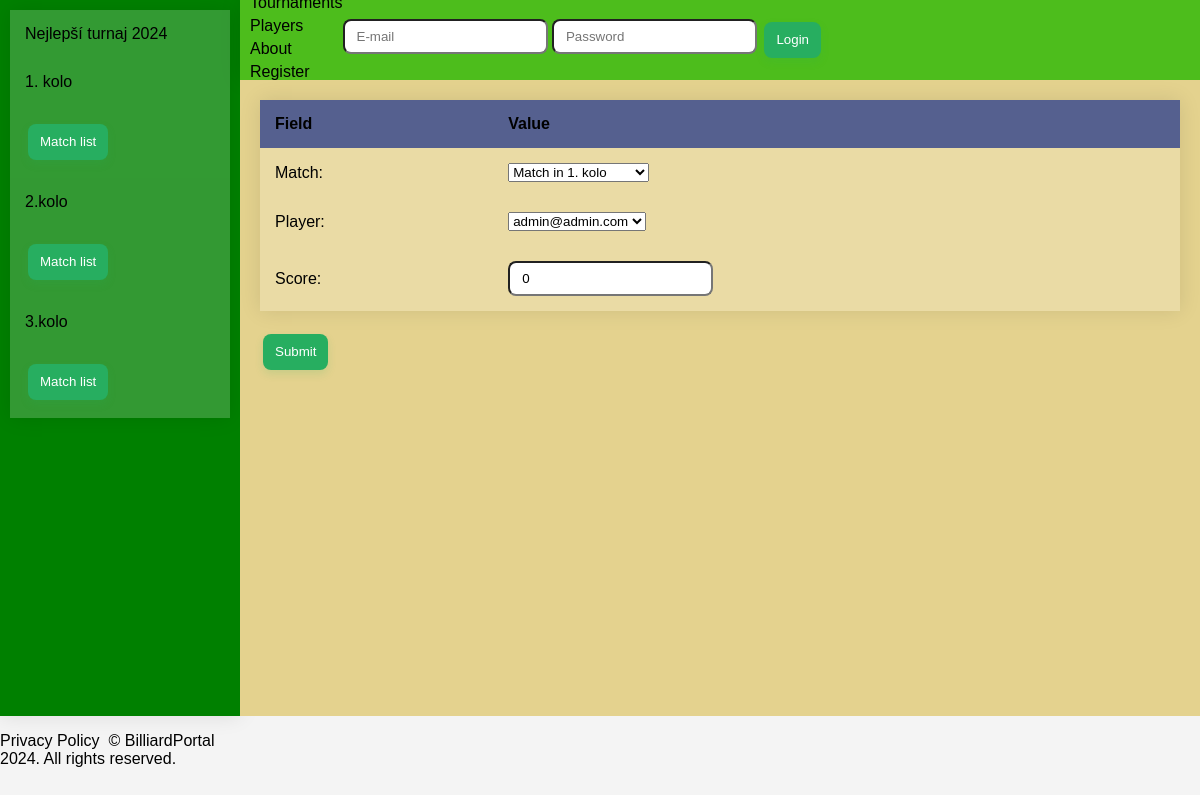
Screenshot of /tournament/1/3/10/playerscore/update/ with the database file from the repository.
### tournaments/models.py (models this page shows, shortened)
class Tournament(models.Model):
    name = models.CharField(max_length=255)
    start_date = models.DateTimeField()
    end_date = models.DateTimeField()
    attachment = models.FileField(upload_to='attachments/', blank=True, null=True)
    organizers = models.ManyToManyField(Player, related_name='organized_tournaments')
    players = models.ManyToManyField(Player, related_name='participating_tournaments')

class Round(models.Model):
    name = models.CharField(max_length=255)
    attachment = models.FileField(upload_to='attachments/', blank=True, null=True)
    tournament = models.ForeignKey(Tournament, related_name='rounds', on_delete=models.CASCADE)

class PlayerScore(models.Model):
    match = models.ForeignKey(Match, related_name='match_players', on_delete=models.CASCADE)
    player = models.ForeignKey(Player, related_name='player_matches', on_delete=models.CASCADE)
    score = models.IntegerField(default=0, null=False)
    class Meta:
        constraints = [
            models.UniqueConstraint(fields=['match', 'player'], name='unique_match_player')
        ]

### tournaments/views.py (the view, shortened to what this page needs)
# urls.py: path('<int:tournament_pk>/<int:round_pk>/<int:match_pk>/playerscore/update/', PlayerScoreUpdateView.as_view(template_name="./tournament/playerscore.html"), name='playerscore_update'),
class PlayerScoreUpdateView(ContextMixin, UpdateView):
    model = PlayerScore
    form_class = PlayerScoreForm
    def dispatch(self, request, *args, **kwargs):
        match_pk = self.kwargs.get('match_pk')
        self.playerscores = PlayerScore.objects.filter(match_id=match_pk)
        playerscore_count = self.playerscores.count()
        if playerscore_count < 2:
            return HttpResponseRedirect(reverse('playerscore_create', kwargs={
                'tournament_pk': self.kwargs['tournament_pk'],
                'round_pk': self.kwargs['round_pk'],
                'match_pk': match_pk
            }))
        if 'counter' not in request.session:
            request.session['counter'] = 0
        return super().dispatch(request, *args, **kwargs)
    def get_object(self, queryset=None):
        counter = self.request.session['counter']
        if counter == 0:
            return self.playerscores.first()
        elif counter == 1:
            return self.playerscores.last()
        return super().get_object(queryset)
    def get_initial(self):
        initial = super().get_initial()
        initial['match'] = self.object.match
        return initial

### tournaments/forms.py
class PlayerScoreForm(forms.ModelForm):
    class Meta:
        model = PlayerScore
        fields = ['match', 'player', 'score']
        widgets = {
            'match': forms.Select(attrs={'readonly': 'readonly'}),
        }

### tournaments/models.py (called while the page is built)
    def __str__(self):
        return f"Match in {self.round.name}"

### templates/tournament/playerscore.html (shortened to what this page needs)
{% extends "base.html" %}
{% block main_space %}
<form method="post">
    <table>
        <thead>
            <tr>
                <th class="l">Field</th>
                <th class="r">Value</th>
            </tr>
        </thead>
        <tbody>
            <tr>
                {% for field in form %}
                    <tr>
                        <td class="l">{{ field.label_tag }}</td>
                        <td class="r">
                            {{ field }}
                        </td>
                    </tr>
                {% endfor %}
            </tr>
        </tbody>
    </table>
    <button class="button-68" type="submit">Submit</button>
</form>
{% endblock main_space %}

### templates/sidebar.html (shortened to what this page needs)
{% if 'update' in request.path %}
    {% url 'tournament_update' tournament.id as tournament_url %}
{% else %}
    {% url 'tournament_detail' tournament.id as tournament_url %}
{% endif %}
<nav>
    {% if tournament %}
    <table>
        <tbody>
            <tr>
                <td colspan="2"><a href="{{ tournament_url }}">{{ tournament.name }}</a></td>
            </tr>
            {% for round_item in rounds %}
                {% if 'update' in request.path %}
                    {% url 'roundmatch_update' tournament.id round_item.id as round_url %}
                {% else %}
                    {% url 'round_detail' tournament.id round_item.id as round_url %}
                {% endif %}
                <tr>
                    <td colspan="2"><a href="{{ round_url }}">{{ round_item.name }}</a></td>
                </tr>
                <tr>
                    <td><a href="{% url 'match_list' tournament.id round_item.id %}"><button class="button-68" type="button">Match list</button></a></td>
                </tr>
            {% endfor %}
        </tbody>
    </table>
    {% endif %}
</nav>

### static/style.css (style rules this page uses)
body { height: 98vh; display: grid; grid-template-columns: 20vw 1fr; grid-template-rows: 10vh 1fr; font-family: Arial, sans-serif; margin: 0; background-color: #f4f4f4; }
a { color: black; text-decoration: none; }
table { width: 100%; border-collapse: collapse; overflow: hidden; box-shadow: 0 0 20px rgba(0, 0, 0, 0.1); margin-bottom: 20px; }
th, td { padding: 15px; background-color: rgba(255, 255, 255, 0.2); }
th { text-align: left; }
thead th { background-color: #55608f; }
tbody td { position: relative; }
button { appearance: none; backface-visibility: hidden; background-color: #27ae60; border-radius: 8px; border-style: none; box-shadow: rgba(39, 174, 96, .15) 0 4px 9px; box-sizing: border-box; color: #fff; cursor: pointer; display: inline-block; letter-spacing: normal; line-height: 1.5; outline: none; overflow: hidden; padding: 1vh 1vw; margin: 3px; position: relative; text-align: center; text-decoration: none; transform: translate3d(0, 0, 0); transition: all .3s; user-select: none; -webkit-user-select: none; touch-action: manipulation; vertical-align: top; white-space: nowrap; }
input { border-radius: 8px ; padding: 1vh 1vw; }

### rows the page displays
Tournament: name "Nejlepší turnaj 2024"
Round: name "1. kolo"
Round: name "2.kolo"
Round: name "3.kolo"
PlayerScore: form "Match in 1. kolo" "admin@admin.com" "0"

### other values shown
{{ field.label_tag }} "Match:" "Player:" "Score:"
